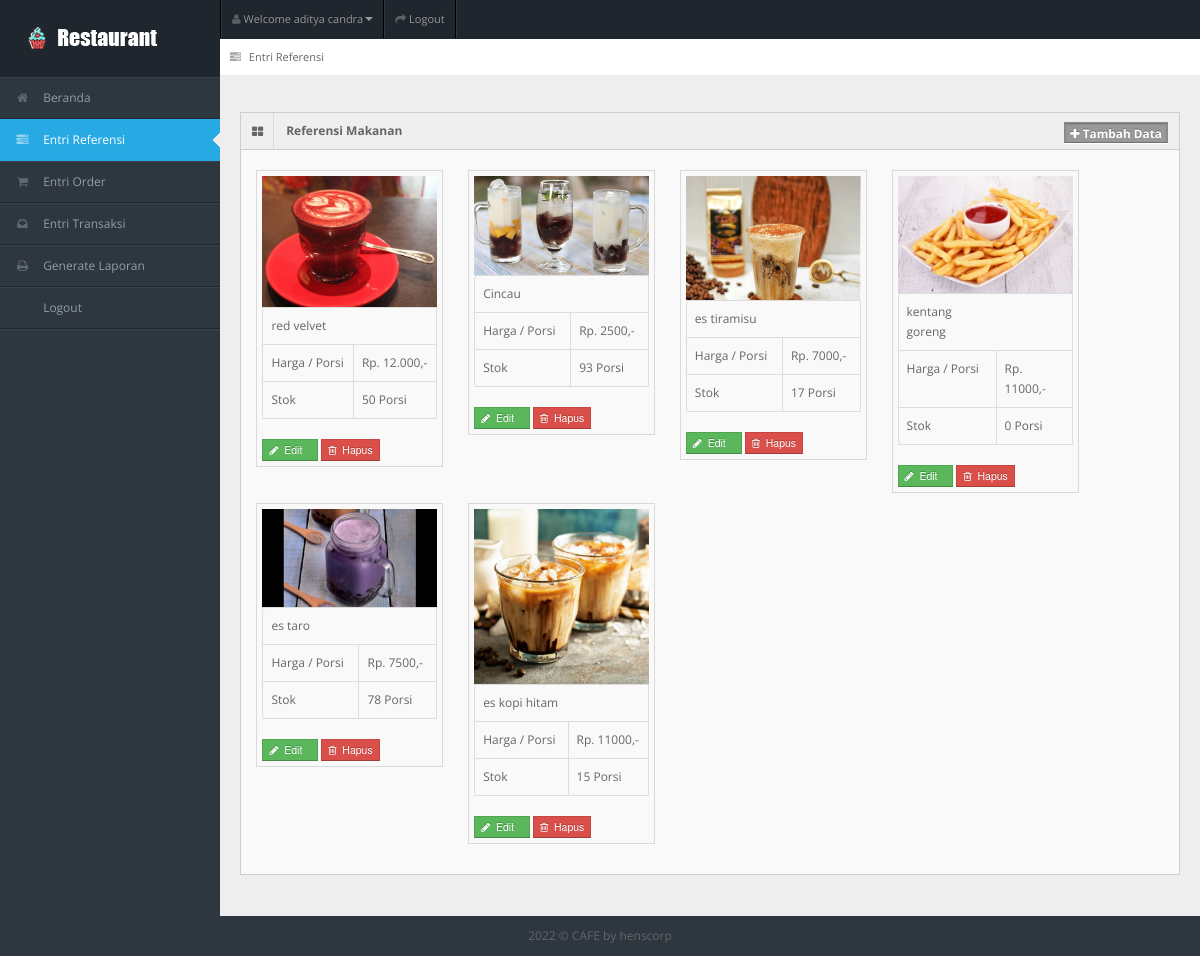
The page /entri_referensi.php (signed in) on the database its author committed.
### tables this page shows
CREATE TABLE `tb_user` (
  `id_user` int(11) NOT NULL,
  `username` varchar(150) NOT NULL,
  `password` varchar(150) NOT NULL,
  `nama_user` varchar(150) NOT NULL,
  `id_level` int(11) NOT NULL,
  `status` varchar(150) NOT NULL
);

CREATE TABLE `tb_masakan` (
  `id_masakan` int(11) NOT NULL,
  `nama_masakan` varchar(150) NOT NULL,
  `harga` varchar(150) NOT NULL,
  `stok` int(11) NOT NULL,
  `status_masakan` varchar(150) NOT NULL,
  `gambar_masakan` varchar(150) NOT NULL
);

### entri_referensi.php (the view, shortened to what this page needs)
<!DOCTYPE html>
<?php
include "connection/koneksi.php";
$id = $_SESSION['id_user'];
if(isset ($_SESSION['username'])){
  $query = "select * from tb_user natural join tb_level where id_user = $id";
  mysqli_query($conn, $query);
  $sql = mysqli_query($conn, $query);
  while($r = mysqli_fetch_array($sql)){
?>
<html lang="en">
<head>
<link rel="stylesheet" href="template/dashboard/css/bootstrap.min.css" />
<link rel="stylesheet" href="template/dashboard/css/bootstrap-responsive.min.css" />
<link rel="stylesheet" href="template/dashboard/css/fullcalendar.css" />
<link rel="stylesheet" href="template/dashboard/css/matrix-style.css" />
<link rel="stylesheet" href="template/dashboard/css/matrix-media.css" />
<link href="template/dashboard/font-awesome/css/font-awesome.css" rel="stylesheet" />
<link rel="stylesheet" href="template/dashboard/css/jquery.gritter.css" />
</head>
<body>
<div id="header">
  <h1><a href="entri_referensi.php">Entri Referensi</a></h1>
</div>
<div id="user-nav" class="navbar navbar-inverse">
  <ul class="nav">
    <li  class="dropdown" id="profile-messages" ><a title="" href="#" data-toggle="dropdown" data-target="#profile-messages" class="dropdown-toggle"><i class="icon icon-user"></i>  <span class="text">Welcome <?php echo $r['nama_user'];?></span><b class="caret"></b></a>
    </li>
    <li class=""><a title="" href="logout.php"><i class="icon icon-share-alt"></i> <span class="text">Logout</span></a></li>
  </ul>
</div>
<div id="sidebar"><a href="entri_referensi.php" class="visible-phone"><i class="icon icon-tasks"></i> <span>Entri Referensi</span></a>
  <ul>
    <?php
    if($r['id_level'] == 1){
  ?>
    <li><a href="beranda.php"><i class="icon icon-home"></i> <span>Beranda</span></a> </li>
    <li class="active"> <a href="entri_referensi.php"><i class="icon icon-tasks"></i> <span>Entri Referensi</span></a> </li>
    <li> <a href="entri_order.php"><i class="icon icon-shopping-cart"></i> <span>Entri Order</span></a> </li>
    <li> <a href="entri_transaksi.php"><i class="icon icon-inbox"></i> <span>Entri Transaksi</span></a> </li>
    <li> <a href="generate_laporan.php"><i class="icon icon-print"></i> <span>Generate Laporan</span></a> </li>
    <li> <a href="logout.php"><i class="icon icon-sign-out"></i> <span>Logout</span></a> </li>
  <?php
    } else if($r['id_level'] == 2){
  ?>
    <li><a href="beranda.php"><i class="icon icon-home"></i> <span>Beranda</span></a> </li>
    <li> <a href="entri_order.php"><i class="icon icon-shopping-cart"></i> <span>Entri Order</span></a> </li>
    <li> <a href="generate_laporan.php"><i class="icon icon-print"></i> <span>Generate Laporan</span></a> </li>
    <li> <a href="logout.php"><i class="icon icon-sign-out"></i> <span>Logout</span></a> </li>
  <?php
    } else if($r['id_level'] == 3){
  ?>
    <li><a href="beranda.php"><i class="icon icon-home"></i> <span>Beranda</span></a> </li>
    <li> <a href="entri_transaksi.php"><i class="icon icon-inbox"></i> <span>Entri Transaksi</span></a> </li>
    <li> <a href="generate_laporan.php"><i class="icon icon-print"></i> <span>Generate Laporan</span></a> </li>
    <li> <a href="logout.php"><i class="icon icon-sign-out"></i> <span>Logout</span></a> </li>
  <?php
    } else if($r['id_level'] == 4){
  ?>
    <li><a href="beranda.php"><i class="icon icon-home"></i> <span>Beranda</span></a> </li>
    <li> <a href="generate_laporan.php"><i class="icon icon-print"></i> <span>Generate Laporan</span></a> </li>
    <li> <a href="logout.php"><i class="icon icon-sign-out"></i> <span>Logout</span></a> </li>
  <?php
    } else if($r['id_level'] == 5){
  ?>
    <li><a href="beranda.php"><i class="icon icon-home"></i> <span>Beranda</span></a> </li>
    <li> <a href="entri_order.php"><i class="icon icon-shopping-cart"></i> <span>Entri Order</span></a> </li>
    <li> <a href="logout.php"><i class="icon icon-sign-out"></i> <span>Logout</span></a> </li>
  <?php
    }
  ?>
  </ul>
</div>
<div id="content">
  <div id="content-header">
    <div id="breadcrumb"> <a href="entri_referensi.php" title="Go to here" class="tip-bottom"><i class="icon icon-tasks"></i> Entri Referensi</a></div>
  </div>
  <div class="container-fluid">
    <div class="row-fluid">
    <?php
      if($r['id_level'] == 1){
    ?>
      <div class="widget-box">
        <div class="widget-title bg_lg"><span class="icon"><i class="icon-th-large"></i></span>
          <h5>Referensi Makanan</h5>
          <a href="tambah_menu.php" class="btn btn-info btn-mini label"><i class="icon-plus"></i>&nbsp;Tambah Data</a>
        </div>
        <div class="widget-content" >
          <ul class="thumbnails">
            <div class="btn-icon-pg">
              <ul>
                <?php
                  $query_data_makanan = "select * from tb_masakan order by id_masakan desc";
                  $sql_data_makanan = mysqli_query($conn, $query_data_makanan);
                  while($r_dt_makanan = mysqli_fetch_array($sql_data_makanan)){
                ?>
                    <li class="span2">
                      <a> <img src="gambar/<?php echo $r_dt_makanan['gambar_masakan']?>" alt="" > </a>
                      <table class="table table-bordered">
                        <tbody>
                          <tr>
                            <td><?php echo $r_dt_makanan['nama_masakan'];?></td>
                          </tr>
                          <tr>
                            <td>Harga / Porsi</td>
                            <td>Rp. <?php echo $r_dt_makanan['harga'];?>,-</td>
                          </tr>
                          <tr>
                            <td>Stok</td>
                            <td><?php echo $r_dt_makanan['stok'];?> Porsi</td>
                          </tr>
                        </tbody>
                      </table>
                      <form action="" method="post">
                        <button type="submit" value="<?php echo $r_dt_makanan['id_masakan'];?>" name="edit_menu" class="btn btn-success btn-mini"><i class='icon-pencil'></i>&nbsp;&nbsp;Edit &nbsp;&nbsp;</button>
                        <button type="submit" value="<?php echo $r_dt_makanan['id_masakan'];?>" name="hapus_menu" class="btn btn-mini btn-danger"><i class='icon icon-trash'></i>&nbsp; Hapus</button>
                      </form>
                    </li>
                  <?php
                    }
                  ?>
              </ul>
            </div>
          </ul>
        </div>
      </div>
      <?php
        }
      ?>
    </div>
  </div>
</div>
<div class="row-fluid">
  <div id="footer" class="span12"> <?php echo date('Y'); ?> &copy; CAFE <a href="#">by henscorp</a> </div>
</div>
</body>
</html>
<?php
  }
} else {
  header('location: logout.php');
}
?>

### template/dashboard/css/matrix-media.css (style rules this page uses)
body { background:#2E363F; }
#header { background-color: #1f262d; margin-top:10px; }
#sidebar > ul { border-bottom: 1px solid #37414b }
#sidebar > ul > li { border-top: 1px solid #37414b; border-bottom: 1px solid #1f262d; }
#sidebar > ul > li.active { background-color: #27a9e3; border-bottom: 1px solid #27a9e3; border-top: 1px solid #27a9e3; }
#sidebar > ul > li.active a { color:#fff; text-decoration:none; }

### rows shown on the page
tb_user: nama_user "aditya candra"
tb_masakan: gambar_masakan (picture), nama_masakan "red velvet", harga "12.000", stok "50", $r_dt_makanan['id_masakan'] 21 (drawn)
tb_masakan: gambar_masakan (picture), nama_masakan "Cincau", harga "2500", stok "93", $r_dt_makanan['id_masakan'] 20 (drawn)
tb_masakan: gambar_masakan (picture), nama_masakan "es tiramisu", harga "7000", stok "17", $r_dt_makanan['id_masakan'] 19 (drawn)
tb_masakan: gambar_masakan (picture), nama_masakan "kentang goreng", harga "11000", stok "0", $r_dt_makanan['id_masakan'] 18 (drawn)
tb_masakan: gambar_masakan (picture), nama_masakan "es taro", harga "7500", stok "78", $r_dt_makanan['id_masakan'] 14 (drawn)
tb_masakan: gambar_masakan (picture), nama_masakan "es kopi hitam", harga "11000", stok "15", $r_dt_makanan['id_masakan'] 8 (drawn)
